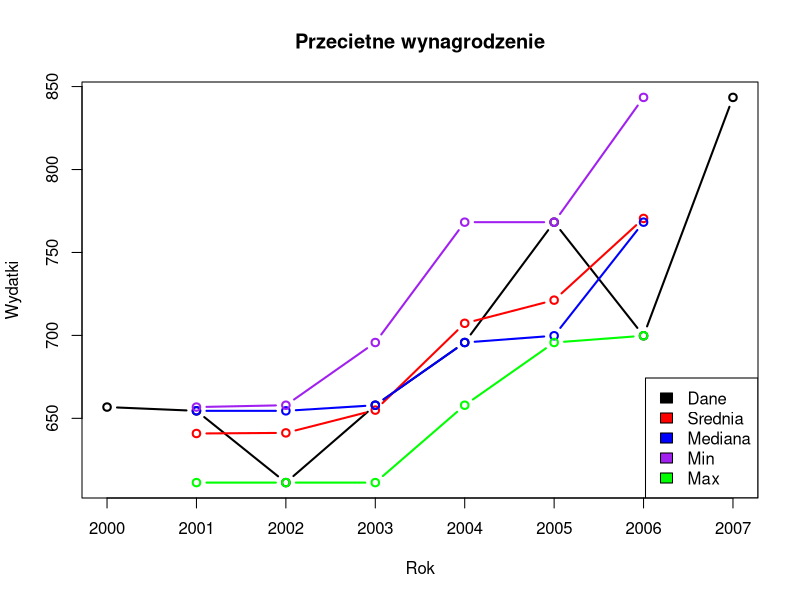

Recreate this plot in R.
# ZAD 4
# Metody wygładzania danych) Dla danych z poprzedniego zadania zastosuj wygładzanie
# danych metoda

dane = c(656.8, 654.53, 611.27, 657.91, 695.72, 768.26, 699.79, 843.47)

# PODPUNKT 1
# sredniej ruchomej 3-okresowej
Srednia = function(wektor, k) {
  a = c()
  for (i in 1 : (length(wektor) - k + 1)) {
    a = c(a, mean(wektor[i:(i + k - 1)]))
  }
  return (a)
}
# albo
Srednia_2 = function(wektor) {
  a = c()
  for (i in 1:6) {
    a = c(a, mean(wektor[i:(i + 2)]))
  }
  return (a)
}

# PODPUNKT 2
# ruchomej mediany 3-okresowej

Mediana = function(wektor, k) {
  a = c()
  for (i in 1 : (length(wektor) - k + 1)){
    a = c(a, median(wektor[i:(i + k - 1)]))
  }
  return (a)
}

# PODPUNKT 3
# kroczacego minimum 3-okresowego:

Minimum = function(wektor, k) {
  a = c()
  for (i in 1 : (length(wektor) - k + 1)){
    a = c(a, min(wektor[i : (i + k - 1)]))
  }
  return (a)
}

# PODPUNKT 4
# kroczacego maksimum 3-okresowego:

Maximum = function(wektor, k) {
  a = c()
  for (i in 1 : (length(wektor) - k + 1)){
    a = c(a, max(wektor[i : (i + k - 1)]))
  }
  return (a)
}

# WYKRESY
Srednia_ruch = c(NA, Srednia(dane, 3), NA)
Mediana_ruch = c(NA, Mediana(dane, 3), NA)
Kroczace_min = c(NA, Minimum(dane, 3), NA)
Kroczace_max = c(NA, Maximum(dane, 3), NA)

# n - bez pkt i lini
plot(dane, type='n', xlab="Rok", ylab="Wydatki", main="Przecietne wynagrodzenie", axes=FALSE)
# 1 - x w prawo, 2 - y w góre, 3 - x w lewo, 4 - y w dól
axis(1, at=1:8, labels=c(2000:2007))
axis(2, ylim=c())

# b - pkt polaczone liniami
lines(dane, lwd=2, type='b', col='black')
lines(Srednia_ruch, lwd=2, type='b', col='red')
lines(Mediana_ruch, lwd=2, type='b', col='blue')
lines(Kroczace_min , lwd=2, type='b', col='green')
lines(Kroczace_max , lwd=2, type='b', col='purple')

# Legenda kolory do wykresow
etykiety=c("Dane", "Srednia", "Mediana" ,"Min", "Max")
colors=c("black", "red", "blue", "purple", "green")
legend("bottomright", legend=etykiety, fill=colors)
box()